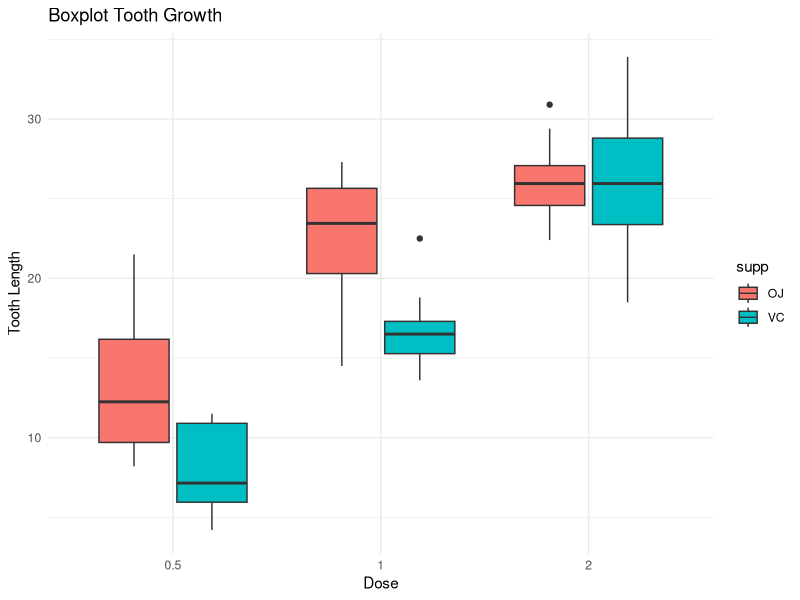

This figure's R source: (Note: this script raises an error after producing the figure.)
Tg <- ToothGrowth
library(haven)
write_sav(Tg, "ToothGrowth.sav")

library(ggplot2)
ggplot(Tg, aes(x=factor(dose), y=len, fill=supp))+
  geom_boxplot() + 
  labs(title="Boxplot Tooth Growth", x="Dose", y="Tooth Length")+
  theme_minimal()

vcTg <- ToothGrowth[1:30, "len"]
OjTg <- ToothGrowth[31:60, "len"]

library(car)
leveneTest(vcTg, ojTg)

anova_testresult <- aov(len ~ dose * supp, data = Tg)
summary(anova_testresult)

tukey_testresult <- TukeyHSD(anova_testresult)
print(tukey_testresult)

cel_to_F <- function() {
  celcius = as.numeric(readline("Enter temp in Celcius: "))
  faranheit = ((celcius * 9/5) + 32)
  cat("Temp in Fahrenheit: ", faranheit, "\n")
}

cel_to_F()

func <- function(){
  x = as.numeric(readline("Enter X: "))
  y = sqrt((2*x) + (3*(x^2)) + (4*(x/3)))
  cat("result: ", y)
}

func()
